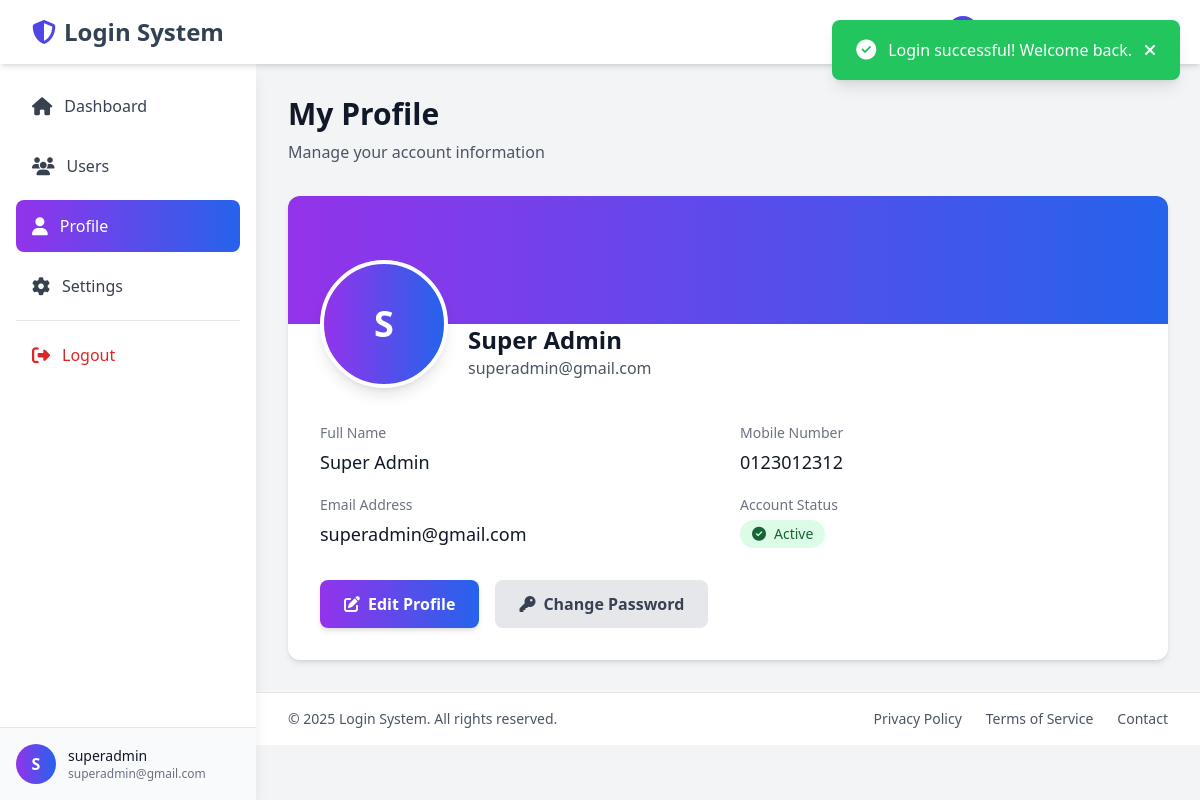
Page /3view/pages/profile.php (signed in) on the committed database.
### tables this page shows
CREATE TABLE `users` (
  `id` int(11) NOT NULL,
  `name` varchar(255) NOT NULL,
  `email` varchar(255) NOT NULL,
  `mobile` varchar(20) NOT NULL,
  `password` varchar(255) NOT NULL,
  `created_at` timestamp NOT NULL DEFAULT current_timestamp(),
  `updated_at` timestamp NOT NULL DEFAULT current_timestamp() ON UPDATE current_timestamp()
);

### 1config/common_function.php (called while the page is built, shortened)
<?php
function getToast() {
    if(isset($_SESSION['toast_type']) && isset($_SESSION['toast_message'])) {
        $toast = [
            'type' => $_SESSION['toast_type'],
            'message' => $_SESSION['toast_message']
        ];
        return $toast;
    }
    return null;
}
?>

### 3view/pages/profile.php (the view, shortened to what this page needs)
<?php
require_once('../../1config/connection.php');
require_once('../../1config/common_function.php');
try {
    $email = $_SESSION['emailID'];
    $user_query = mysqli_query($conn, "SELECT * FROM users WHERE email = '$email'");
    $user = mysqli_fetch_assoc($user_query);
} catch(Exception $e) {
    setToast('error', $e->getMessage());
}
?>
<?php require_once('../../1config/header.php'); ?>
<?php require_once('../../1config/sidebar.php'); ?>
<div class="ml-64 p-8">
    <div class="max-w-4xl mx-auto">
        <div class="mb-8">
            <h1 class="text-3xl font-bold text-gray-900">My Profile</h1>
            <p class="text-gray-600 mt-2">Manage your account information</p>
        </div>
        <div class="bg-white rounded-xl shadow-md overflow-hidden">
            <div class="h-32 bg-gradient-to-r from-purple-600 to-blue-600"></div>
            <div class="px-8 pb-8">
                <div class="flex items-end space-x-5 -mt-16">
                    <div class="w-32 h-32 bg-white rounded-full flex items-center justify-center text-white font-bold text-4xl shadow-lg border-4 border-white bg-gradient-to-r from-purple-600 to-blue-600">
                        <?php echo strtoupper(substr($user['name'], 0, 1)); ?>
                    </div>
                    <div class="pb-2">
                        <h2 class="text-2xl font-bold text-gray-900"><?php echo htmlspecialchars($user['name']); ?></h2>
                        <p class="text-gray-600"><?php echo htmlspecialchars($user['email']); ?></p>
                    </div>
                </div>
                <div class="mt-8 grid grid-cols-1 md:grid-cols-2 gap-6">
                    <div class="space-y-4">
                        <div>
                            <label class="text-sm font-medium text-gray-500">Full Name</label>
                            <p class="mt-1 text-lg text-gray-900"><?php echo htmlspecialchars($user['name']); ?></p>
                        </div>
                        <div>
                            <label class="text-sm font-medium text-gray-500">Email Address</label>
                            <p class="mt-1 text-lg text-gray-900"><?php echo htmlspecialchars($user['email']); ?></p>
                        </div>
                    </div>
                    <div class="space-y-4">
                        <div>
                            <label class="text-sm font-medium text-gray-500">Mobile Number</label>
                            <p class="mt-1 text-lg text-gray-900"><?php echo htmlspecialchars($user['mobile']); ?></p>
                        </div>
                        <div>
                            <label class="text-sm font-medium text-gray-500">Account Status</label>
                            <p class="mt-1">
                                <span class="inline-flex items-center px-3 py-1 rounded-full text-sm font-medium bg-green-100 text-green-800">
                                    <i class="fas fa-check-circle mr-2"></i>Active
                                </span>
                            </p>
                        </div>
                    </div>
                </div>
                <div class="mt-8 flex space-x-4">
                    <button class="bg-gradient-to-r from-purple-600 to-blue-600 text-white px-6 py-3 rounded-lg font-semibold hover:from-purple-700 hover:to-blue-700 transition-all shadow-md">
                        <i class="fas fa-edit mr-2"></i>Edit Profile
                    </button>
                    <button class="bg-gray-200 text-gray-700 px-6 py-3 rounded-lg font-semibold hover:bg-gray-300 transition-all">
                        <i class="fas fa-key mr-2"></i>Change Password
                    </button>
                </div>
            </div>
        </div>
    </div>
</div>
<?php require_once('../../1config/footer.php'); ?>

### 1config/header.php (shortened to what this page needs)
<!DOCTYPE html>
<html lang="en">
<head>
    <script src="https://cdn.tailwindcss.com"></script>
    <link href="https://cdnjs.cloudflare.com/ajax/libs/font-awesome/6.4.0/css/all.min.css" rel="stylesheet">
</head>
<body class="bg-gray-100">
    <?php
    $toast = getToast();
    if($toast):
        $bg_color = '';
        $icon = '';
        switch($toast['type']) {
            case 'success':
                $bg_color = 'bg-green-500';
                $icon = 'fa-check-circle';
                break;
        }
    ?>
    <div id="toast" class="toast <?php echo $bg_color; ?> text-white px-6 py-4 rounded-lg shadow-lg flex items-center space-x-3 min-w-[300px]">
        <i class="fas <?php echo $icon; ?> text-xl"></i>
        <span class="flex-1"><?php echo htmlspecialchars($toast['message']); ?></span>
        <button onclick="closeToast()" class="text-white hover:text-gray-200">
            <i class="fas fa-times"></i>
        </button>
    </div>
    <?php endif; ?>
    <nav class="fixed top-0 left-0 right-0 bg-white shadow-md z-50">
        <div class="max-w-full mx-auto px-4 sm:px-6 lg:px-8">
            <div class="flex justify-between h-16">
                <div class="flex items-center">
                    <div class="flex-shrink-0 flex items-center">
                        <h1 class="text-2xl font-bold text-slate-700">
                            <i class="fas fa-shield-alt text-indigo-600 mr-2"></i>Login System
                        </h1>
                    </div>
                </div>
                <div class="flex items-center space-x-4">
                    <div class="relative">
                        <button class="flex items-center space-x-2 text-gray-700 hover:text-gray-900 focus:outline-none">
                            <div class="w-8 h-8 bg-indigo-600 rounded-full flex items-center justify-center text-white font-semibold text-sm">
                            </div>
                            <span class="hidden md:block text-sm"><?php echo htmlspecialchars($_SESSION['emailID']); ?></span>
                        </button>
                    </div>
                </div>
            </div>
        </div>
    </nav>
    <div class="h-16"></div>

### 1config/sidebar.php
<aside class="fixed left-0 top-16 h-[calc(100vh-4rem)] w-64 bg-white shadow-lg overflow-y-auto">
    <div class="p-4">
        <nav class="space-y-2">
            <a href="dashboard.php" class="flex items-center space-x-3 px-4 py-3 rounded-lg <?php echo basename($_SERVER['PHP_SELF']) == 'dashboard.php' ? 'bg-gradient-to-r from-purple-600 to-blue-600 text-white' : 'text-gray-700 hover:bg-gray-100'; ?> transition-all duration-200">
                <i class="fas fa-home text-lg"></i>
                <span class="font-medium">Dashboard</span>
            </a>
            <a href="users.php" class="flex items-center space-x-3 px-4 py-3 rounded-lg <?php echo basename($_SERVER['PHP_SELF']) == 'users.php' ? 'bg-gradient-to-r from-purple-600 to-blue-600 text-white' : 'text-gray-700 hover:bg-gray-100'; ?> transition-all duration-200">
                <i class="fas fa-users text-lg"></i>
                <span class="font-medium">Users</span>
            </a>
            <a href="profile.php" class="flex items-center space-x-3 px-4 py-3 rounded-lg <?php echo basename($_SERVER['PHP_SELF']) == 'profile.php' ? 'bg-gradient-to-r from-purple-600 to-blue-600 text-white' : 'text-gray-700 hover:bg-gray-100'; ?> transition-all duration-200">
                <i class="fas fa-user text-lg"></i>
                <span class="font-medium">Profile</span>
            </a>
            <a href="settings.php" class="flex items-center space-x-3 px-4 py-3 rounded-lg <?php echo basename($_SERVER['PHP_SELF']) == 'settings.php' ? 'bg-gradient-to-r from-purple-600 to-blue-600 text-white' : 'text-gray-700 hover:bg-gray-100'; ?> transition-all duration-200">
                <i class="fas fa-cog text-lg"></i>
                <span class="font-medium">Settings</span>
            </a>
            <div class="border-t border-gray-200 my-4"></div>
            <a href="../../2managment/logout.php" class="flex items-center space-x-3 px-4 py-3 rounded-lg text-red-600 hover:bg-red-50 transition-all duration-200">
                <i class="fas fa-sign-out-alt text-lg"></i>
                <span class="font-medium">Logout</span>
            </a>
        </nav>
    </div>
    <div class="absolute bottom-0 left-0 right-0 p-4 bg-gray-50 border-t border-gray-200">
        <div class="flex items-center space-x-3">
            <div class="w-10 h-10 bg-gradient-to-r from-purple-600 to-blue-600 rounded-full flex items-center justify-center text-white font-semibold">
                <?php echo strtoupper(substr($_SESSION['emailID'], 0, 1)); ?>
            </div>
            <div class="flex-1 min-w-0">
                <p class="text-sm font-medium text-gray-900 truncate">
                    <?php echo htmlspecialchars(explode('@', $_SESSION['emailID'])[0]); ?>
                </p>
                <p class="text-xs text-gray-500 truncate">
                    <?php echo htmlspecialchars($_SESSION['emailID']); ?>
                </p>
            </div>
        </div>
    </div>
</aside>

### 1config/footer.php (shortened to what this page needs)
    <footer class="bg-white border-t border-gray-200 py-4 ml-64">
        <div class="max-w-7xl mx-auto px-4 sm:px-6 lg:px-8">
            <div class="flex flex-col md:flex-row justify-between items-center">
                <div class="text-gray-600 text-sm">
                    &copy; <?php echo date('Y'); ?> Login System. All rights reserved.
                </div>
                <div class="flex space-x-6 mt-2 md:mt-0">
                    <a href="#" class="text-gray-600 hover:text-gray-900 text-sm">Privacy Policy</a>
                    <a href="#" class="text-gray-600 hover:text-gray-900 text-sm">Terms of Service</a>
                    <a href="#" class="text-gray-600 hover:text-gray-900 text-sm">Contact</a>
                </div>
            </div>
        </div>
    </footer>
</body>
</html>

### 1config/header.php (style rules this page uses)
.toast { position: fixed; top: 20px; right: 20px; z-index: 9999; animation: slideIn 0.3s ease-out; }

### rows in the picture
users: name "S", name "Super Admin", email "superadmin@gmail.com", mobile "0123012312"

### other values in the picture
$toast['message'] "Login successful! Welcome back."
substr($_SESSION['emailID'], 0, 1) "S"
explode('@', $_SESSION['emailID'])[0] "superadmin"
$_SESSION['emailID'] "superadmin@gmail.com"
